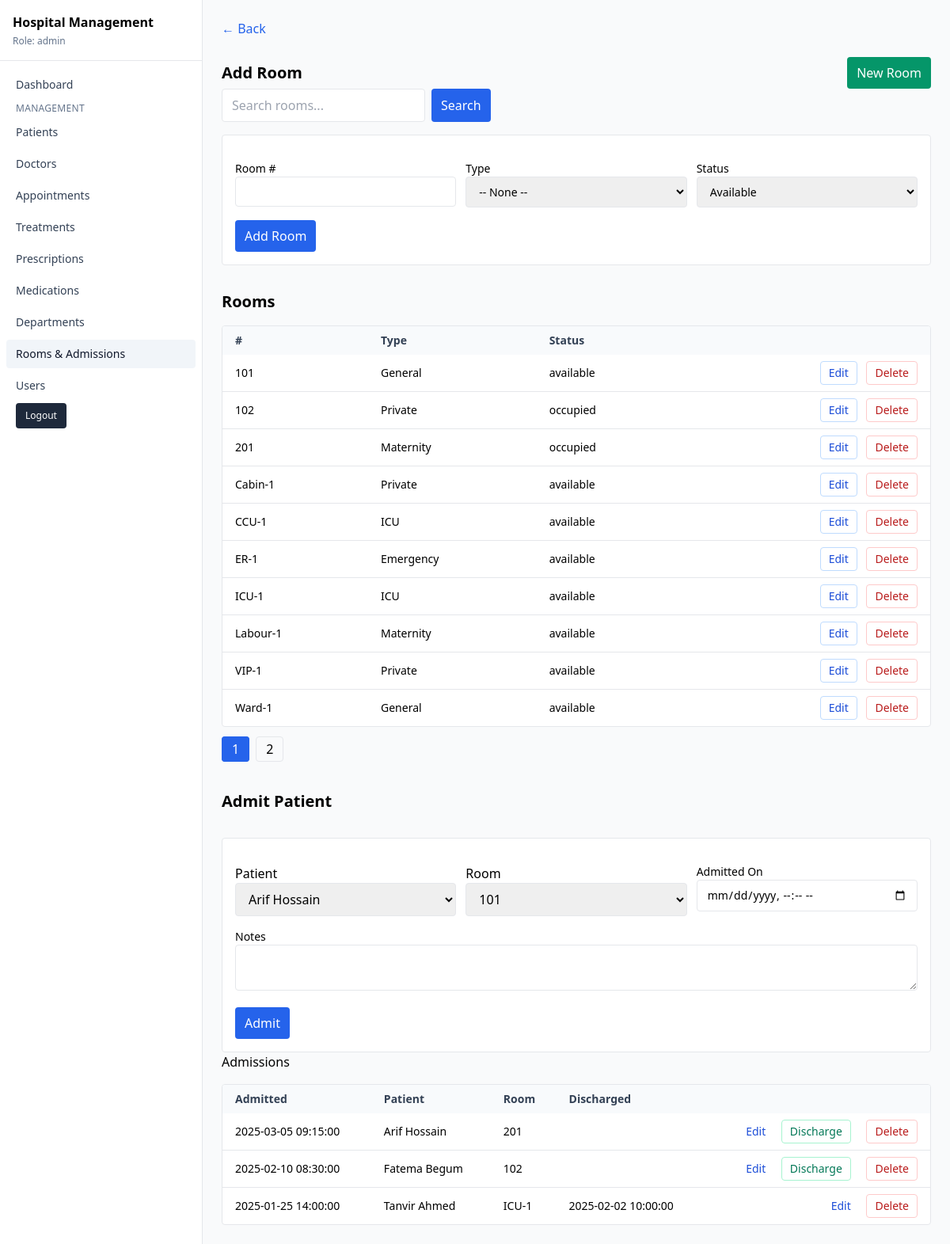
The app's page /dashboard/manage-rooms.php (signed in) with its own data.
### tables this page shows
CREATE TABLE IF NOT EXISTS rooms (
  id INT AUTO_INCREMENT PRIMARY KEY,
  room_number VARCHAR(20) NOT NULL UNIQUE,
  type ENUM('General','Private','ICU','Emergency','Maternity') NULL,
  status ENUM('available','occupied','maintenance') NOT NULL DEFAULT 'available'
);

CREATE TABLE IF NOT EXISTS admissions (
  id INT AUTO_INCREMENT PRIMARY KEY,
  patient_id INT NOT NULL,
  room_id INT NOT NULL,
  admitted_on DATETIME NOT NULL,
  discharged_on DATETIME NULL,
  notes TEXT NULL,
  FOREIGN KEY (patient_id) REFERENCES patients(id) ON DELETE CASCADE,
  FOREIGN KEY (room_id) REFERENCES rooms(id) ON DELETE RESTRICT
);

CREATE TABLE IF NOT EXISTS patients (
  id INT AUTO_INCREMENT PRIMARY KEY,
  first_name VARCHAR(100) NOT NULL,
  last_name VARCHAR(100) NOT NULL,
  gender ENUM('male','female','other') NULL,
  birthdate DATE NULL,
  phone VARCHAR(30) NULL,
  email VARCHAR(190) NULL,
  address VARCHAR(255) NULL
);

### config.php (called while the page is built, shortened)
<?php
function get_pagination_params(int $defaultPerPage = 10): array
{
	$page = max(1, (int)($_GET['page'] ?? 1));
	$per = (int)($_GET['per'] ?? $defaultPerPage);
	$offset = ($page - 1) * $per;
	$q = trim((string)($_GET['q'] ?? ''));
	return ['page' => $page, 'per' => $per, 'offset' => $offset, 'limit' => $per, 'q' => $q];
}

### database.php (called while the page is built, shortened)
<?php
require_once __DIR__ . '/config.php';
function db(): PDO
{
	static $pdo = null;
	if ($pdo instanceof PDO) {
		return $pdo;
	}
	$dsn = 'mysql:host=' . DB_HOST . ';dbname=' . DB_NAME . ';charset=utf8mb4';
	$options = [
		PDO::ATTR_ERRMODE => PDO::ERRMODE_EXCEPTION,
		PDO::ATTR_DEFAULT_FETCH_MODE => PDO::FETCH_ASSOC,
		PDO::ATTR_EMULATE_PREPARES => false,
	];
	$pdo = new PDO($dsn, DB_USER, DB_PASS, $options);
	return $pdo;
}
function patients_options(): array
{
	return db()->query('SELECT id, first_name, last_name FROM patients ORDER BY first_name, last_name')->fetchAll();
}
function rooms_list(string $q, int $limit, int $offset): array
{
	$pdo = db();
	$limit = (int)$limit;
	$offset = (int)$offset;
	if ($q === '') {
		$roomsStmt = $pdo->prepare('SELECT * FROM rooms ORDER BY room_number LIMIT ' . $limit . ' OFFSET ' . $offset);
		$roomsStmt->execute();
		$rows = $roomsStmt->fetchAll();
		$total = (int)$pdo->query('SELECT COUNT(*) FROM rooms')->fetchColumn();
		return ['rows' => $rows, 'total' => $total];
	}
	$like = "%$q%";
	$roomsStmt = $pdo->prepare('SELECT * FROM rooms WHERE (room_number LIKE ? OR type LIKE ? OR status LIKE ?) ORDER BY room_number LIMIT ' . $limit . ' OFFSET ' . $offset);
	$roomsStmt->execute([$like, $like, $like]);
	$rows = $roomsStmt->fetchAll();
	$roomsCntStmt = $pdo->prepare('SELECT COUNT(*) FROM rooms WHERE (room_number LIKE ? OR type LIKE ? OR status LIKE ?)');
	$roomsCntStmt->execute([$like, $like, $like]);
	$total = (int)$roomsCntStmt->fetchColumn();
	return ['rows' => $rows, 'total' => $total];
}
function rooms_options_available(): array
{
	return db()->query("SELECT id, room_number FROM rooms WHERE status = 'available' ORDER BY room_number")->fetchAll();
}
function admissions_list(string $q, int $limit, int $offset): array
{
	$pdo = db();
	$limit = (int)$limit;
	$offset = (int)$offset;
	if ($q === '') {
		$admStmt = $pdo->prepare('SELECT a.*, p.first_name AS pf, p.last_name AS pl, r.room_number FROM admissions a JOIN patients p ON p.id=a.patient_id JOIN rooms r ON r.id=a.room_id ORDER BY a.admitted_on DESC LIMIT ' . $limit . ' OFFSET ' . $offset);
		$admStmt->execute();
		$rows = $admStmt->fetchAll();
		$admCntStmt = $pdo->query('SELECT COUNT(*) FROM admissions a JOIN patients p ON p.id=a.patient_id JOIN rooms r ON r.id=a.room_id');
		$total = (int)$admCntStmt->fetchColumn();
		return ['rows' => $rows, 'total' => $total];
	}
	$like = "%$q%";
	$admStmt = $pdo->prepare('SELECT a.*, p.first_name AS pf, p.last_name AS pl, r.room_number FROM admissions a JOIN patients p ON p.id=a.patient_id JOIN rooms r ON r.id=a.room_id WHERE (p.first_name LIKE ? OR p.last_name LIKE ? OR r.room_number LIKE ?) ORDER BY a.admitted_on DESC LIMIT ' . $limit . ' OFFSET ' . $offset);
	$admStmt->execute([$like, $like, $like]);
	$rows = $admStmt->fetchAll();
	$admCntStmt = $pdo->prepare('SELECT COUNT(*) FROM admissions a JOIN patients p ON p.id=a.patient_id JOIN rooms r ON r.id=a.room_id WHERE (p.first_name LIKE ? OR p.last_name LIKE ? OR r.room_number LIKE ?)');
	$admCntStmt->execute([$like, $like, $like]);
	$total = (int)$admCntStmt->fetchColumn();
	return ['rows' => $rows, 'total' => $total];
}

### dashboard/manage-rooms.php (the view, shortened to what this page needs)
<?php
require_once __DIR__ . '/../database.php';
$rp = get_pagination_params(10);
$roomsData = rooms_list($rp['q'], $rp['limit'], $rp['offset']);
$rooms = $roomsData['rows'];
$roomsPages = (int) ceil(max(1, (int)$roomsData['total']) / $rp['per']);
$patients = patients_options();
$prefillPatientId = isset($_GET['patient_id']) ? (int)$_GET['patient_id'] : 0;
$availableRooms = rooms_options_available();
$roomEditId = isset($_GET['edit_room']) ? (int)$_GET['edit_room'] : 0;
$roomEditRow = $roomEditId ? rooms_get($roomEditId) : null;
$ap = get_pagination_params(10);
$admData = admissions_list($ap['q'], $ap['limit'], $ap['offset']);
$admissions = $admData['rows'];
$admEditId = isset($_GET['edit_admission']) ? (int)$_GET['edit_admission'] : 0;
$admEditRow = $admEditId ? admissions_get($admEditId) : null;
?>
<!doctype html>
<html>
<head>
  <script src="https://cdn.tailwindcss.com"></script>
</head>
<body class="bg-gray-50">
  <?php include __DIR__ . '/sidebar.php'; ?>
  <main class="md:ml-64 max-w-6xl mx-auto p-6">
    <div class="mb-6"><a class="text-blue-600 hover:underline" href="index.php">← Back</a></div>
    <div class="flex items-center justify-between gap-4">
      <h2 class="text-xl font-semibold"><?= $roomEditRow ? 'Edit Room' : 'Add Room' ?></h2>
      <a href="./manage-rooms.php" class="inline-flex items-center px-3 py-2 rounded bg-emerald-600 text-white hover:bg-emerald-700">New Room</a>
    </div>
    <form method="get" class="mb-4 flex gap-2">
      <input class="border rounded px-3 py-2" name="q" placeholder="Search rooms..." value="<?= htmlspecialchars($rp['q']) ?>" />
      <button class="rounded bg-blue-600 text-white px-3 py-2">Search</button>
    </form>
    <form method="post" class="bg-white border rounded p-4 space-y-4">
      <div class="grid sm:grid-cols-2 lg:grid-cols-3 gap-3">
        <label class="block text-sm">Room #<input class="w-full border rounded px-3 py-2" name="room_number" value="<?= htmlspecialchars($roomEditRow['room_number'] ?? '') ?>" required /></label>
        <label class="block text-sm">Type
          <select name="type" class="w-full border rounded px-3 py-2">
            <option value="">-- None --</option>
          </select>
        </label>
        <label class="block text-sm">Status
          <select name="status" class="w-full border rounded px-3 py-2">
            <?php foreach (['available', 'occupied', 'maintenance'] as $rs): ?>
              <option value="<?= $rs ?>" <?= ($roomEditRow['status'] ?? 'available') === $rs ? 'selected' : '' ?>><?= ucfirst($rs) ?></option>
            <?php endforeach; ?>
          </select>
        </label>
      </div>
      <div class="flex items-center gap-2">
        <button class="rounded bg-blue-600 text-white px-3 py-2"><?= $roomEditRow ? 'Update Room' : 'Add Room' ?></button>
      </div>
    </form>
    <h2 class="text-xl font-semibold mt-8">Rooms</h2>
    <div class="overflow-x-auto rounded border bg-white mt-4">
      <table class="min-w-full text-sm">
        <thead class="bg-slate-50 text-slate-700">
          <tr>
            <th class="text-left px-4 py-2">#</th>
            <th class="text-left px-4 py-2">Type</th>
            <th class="text-left px-4 py-2">Status</th>
            <th class="px-4 py-2"></th>
          </tr>
        </thead>
        <tbody class="divide-y">
          <?php foreach ($rooms as $r): ?>
            <tr>
              <td class="px-4 py-2"><?= htmlspecialchars($r['room_number']) ?></td>
              <td class="px-4 py-2"><?= htmlspecialchars($r['type'] ?? '') ?></td>
              <td class="px-4 py-2"><?= htmlspecialchars($r['status']) ?></td>
              <td class="px-4 py-2 text-right space-x-2">
                <a class="inline-flex items-center px-2.5 py-1 rounded border border-blue-200 text-blue-700 hover:bg-blue-50" href="?edit_room=<?= (int)$r['id'] ?>">Edit</a>
                <a class="inline-flex items-center px-2.5 py-1 rounded border border-red-200 text-red-700 hover:bg-red-50" href="?delete_room=<?= (int)$r['id'] ?>" onclick="return confirm('Delete room?')">Delete</a>
              </td>
            </tr>
          <?php endforeach; ?>
        </tbody>
      </table>
    </div>
    <?php if ($roomsPages > 1): ?>
      <nav aria-label="pagination" class="mt-4">
        <ul class="flex gap-2">
          <?php for ($i = 1; $i <= $roomsPages; $i++): ?>
            <li><a class="px-3 py-1 rounded border <?= $i === $rp['page'] ? 'bg-blue-600 text-white border-blue-600' : 'hover:bg-slate-100' ?>" href="?page=<?= $i ?>&per=<?= $rp['per'] ?>&q=<?= urlencode($rp['q']) ?>"><?= $i ?></a></li>
          <?php endfor; ?>
        </ul>
      </nav>
    <?php endif; ?>
    <h2 class="text-xl font-semibold mt-10"><?= $admEditRow ? 'Edit Admission' : 'Admit Patient' ?></h2>
    <form method="post" class="bg-white border rounded p-4 space-y-4 mt-8">
      <div class="grid sm:grid-cols-2 lg:grid-cols-3 gap-3">
        <label>Patient
          <select name="patient_id" required class="border rounded px-3 py-2 w-full">
            <?php foreach ($patients as $p): $sel = $admEditRow ? ((int)$admEditRow['patient_id'] === (int)$p['id']) : ($prefillPatientId && (int)$p['id'] === $prefillPatientId); ?>
              <option value="<?= (int)$p['id'] ?>" <?= $sel ? 'selected' : '' ?>><?= htmlspecialchars($p['first_name'] . ' ' . $p['last_name']) ?></option>
            <?php endforeach; ?>
          </select>
        </label>
        <label>Room
          <select name="room_id" required class="border rounded px-3 py-2 w-full">
            <?php foreach ($availableRooms as $r): ?>
              <option value="<?= (int)$r['id'] ?>"><?= htmlspecialchars($r['room_number']) ?></option>
            <?php endforeach; ?>
          </select>
        </label>
        <?php
        $admDtVal = '';
        ?>
        <label class="block text-sm">Admitted On<input class="w-full border rounded px-3 py-2" type="datetime-local" name="admitted_on" value="<?= htmlspecialchars($admDtVal) ?>" required /></label>
      </div>
      <label class="block text-sm">Notes<textarea class="w-full border rounded px-3 py-2" name="notes"><?= htmlspecialchars($admEditRow['notes'] ?? '') ?></textarea></label>
      <div class="flex items-center gap-2">
        <button class="rounded bg-blue-600 text-white px-3 py-2"><?= $admEditRow ? 'Update Admission' : 'Admit' ?></button>
      </div>
    </form>
    <h2>Admissions</h2>
    <div class="overflow-x-auto rounded border bg-white mt-4">
      <table class="min-w-full text-sm">
        <thead class="bg-slate-50 text-slate-700">
          <tr>
            <th class="text-left px-4 py-2">Admitted</th>
            <th class="text-left px-4 py-2">Patient</th>
            <th class="text-left px-4 py-2">Room</th>
            <th class="text-left px-4 py-2">Discharged</th>
            <th class="px-4 py-2"></th>
          </tr>
        </thead>
        <tbody class="divide-y">
          <?php foreach ($admissions as $a): ?>
            <tr>
              <td class="px-4 py-2"><?= htmlspecialchars($a['admitted_on']) ?></td>
              <td class="px-4 py-2"><?= htmlspecialchars($a['pf'] . ' ' . $a['pl']) ?></td>
              <td class="px-4 py-2"><?= htmlspecialchars($a['room_number']) ?></td>
              <td class="px-4 py-2"><?= htmlspecialchars($a['discharged_on'] ?? '') ?></td>
              <td class="px-4 py-2 text-right space-x-4">
                <a class="text-blue-700 hover:underline" href="?edit_admission=<?= (int)$a['id'] ?>">Edit</a>
                <?php if ($a['discharged_on'] === null): ?>
                  <a class="inline-flex items-center px-2.5 py-1 rounded border border-emerald-200 text-emerald-700 hover:bg-emerald-50" href="?discharge=<?= (int)$a['id'] ?>">Discharge</a>
                <?php endif; ?>
                <a class="inline-flex items-center px-2.5 py-1 rounded border border-red-200 text-red-700 hover:bg-red-50" href="?delete_admission=<?= (int)$a['id'] ?>" onclick="return confirm('Delete admission?')">Delete</a>
              </td>
            </tr>
          <?php endforeach; ?>
        </tbody>
      </table>
    </div>
  </main>
</body>
</html>

### records on screen
rooms: room_number "101", type "General", status "available"
rooms: room_number "102", type "Private", status "occupied"
rooms: room_number "201", type "Maternity", status "occupied"
rooms: room_number "Cabin-1", type "Private", status "available"
rooms: room_number "CCU-1", type "ICU", status "available"
rooms: room_number "ER-1", type "Emergency", status "available"
rooms: room_number "ICU-1", type "ICU", status "available"
rooms: room_number "Labour-1", type "Maternity", status "available"
rooms: room_number "VIP-1", type "Private", status "available"
rooms: room_number "Ward-1", type "General", status "available"
admissions: admitted_on "2025-03-05 09:15:00", patient.last_name "Arif Hossain", room.room_number "201"
admissions: admitted_on "2025-02-10 08:30:00", patient.last_name "Fatema Begum", room.room_number "102"
admissions: admitted_on "2025-01-25 14:00:00", patient.last_name "Tanvir Ahmed", room.room_number "ICU-1", discharged_on "2025-02-02 10:00:00"

### other values on screen
$role "admin"
form field status "Available"
form field patient_id "Arif Hossain"
form field room_id "101"
